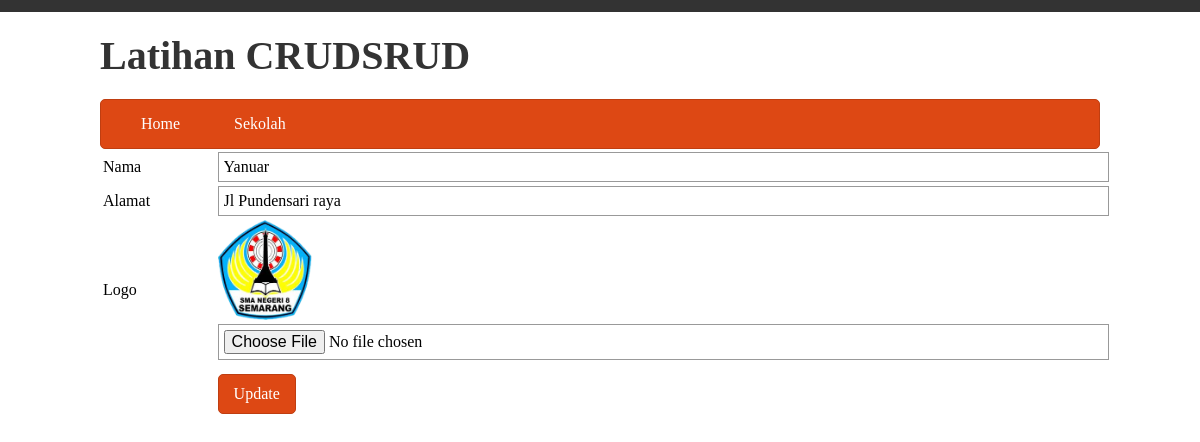
Screenshot of /crud/index.php?p=sekolah&m=edit&id=2 with the database file from the repository.
### tables this page shows
CREATE TABLE `sekolah` (
  `id` int(11) NOT NULL,
  `nama` varchar(255) NOT NULL,
  `alamat` text NOT NULL,
  `logo` varchar(255) NOT NULL
);

### crud/library.php (called while the page is built, shortened)
<?php
class Library
{
    public function __construct()
    {
        $host = "localhost";
        $dbname = "crud_pdo";
        $username = "root";
        $password = "";
        $this->koneksi = new PDO("mysql:host={$host};dbname={$dbname}", $username, $password);
    }
    public function get_by_id($id)
    {
        $query = $this->koneksi->prepare("SELECT * FROM sekolah where id=?");
        $query->bindParam(1, $id);
        $query->execute();
        return $query->fetch();
    }
}
?>

### crud/tampilan/sekolah/edit.php (the view)
<?php
    $lib = new Library();
    if (isset($_GET['id'])) {
        $id = $_GET['id'];
        $data = $lib->get_by_id($id);
    }
?>
<form method="POST" action="proses/sekolah/update.php"enctype="multipart/form-data"> <input type="hidden" name="id" value="<?php echo $data['id'];?>">
    <table>
        <tr>
            <td>Nama</td>
            <td><input type="text" name="nama" value="<?php echo $data['nama'];?>"></td>
        </tr>
        <tr>
            <td>Alamat</td>
            <td><input type="text" name="alamat" value="<?php echo $data['alamat'];?>"></td>
        </tr>
        <tr>
            <td>Logo</td>
            <td><img class="img-small" src="assets/<?php echo $data['logo'];?>"> <input type="file" name="logo"></td>
        </tr>
        <tr>
            <td></td>
            <td><button type="submit">Update</button></td>
        </tr>
    </table>
</form>

### crud/assets/css/css.css (style rules this page uses)
* { outline: none; }
body { margin: 0; font-family: Candara; }
button,.btn { background: #dd4814; border:1px solid #bf3e11; border-radius: 5px; padding: 10px 15px; color:white; display: inline-block; margin: 10px 0; font-family: Candara; font-size: 12pt; }
.img-small { max-width: 100px; max-height: 100px; }
table { width: 100%; }
input { font-size: 12pt; font-family: Candara; padding: 5px; width: 100%; border:1px solid #999; }

### rows the page displays
sekolah: nama "Yanuar", alamat "Jl Pundensari raya", logo (picture)
